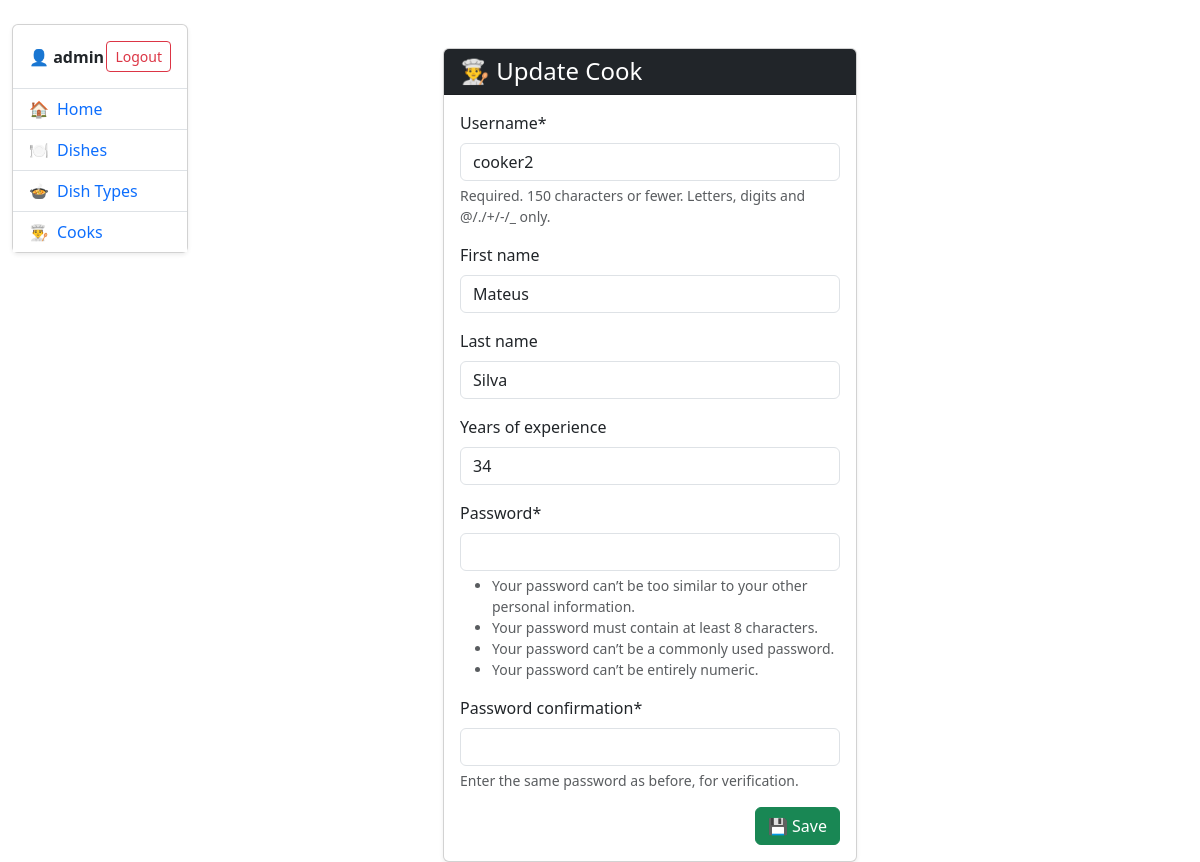
Page /cooks/2/update/ (signed in) on the committed database.
### kitchen/models.py (models this page shows, shortened)
class Cook(AbstractUser):
    years_of_experience = models.IntegerField(
        null=True,
        blank=True,
    )

### kitchen/views.py (the view)
# urls.py: path("cooks/<int:pk>/update/", CookUpdateView.as_view(), name="cook-update"),
class CookUpdateView(LoginRequiredMixin, generic.UpdateView):
    model = Cook
    form_class = CookCreateForm
    success_url = reverse_lazy("kitchen:cook-list")

### kitchen/forms.py
class CookCreateForm(UserCreationForm):
    class Meta(UserCreationForm.Meta):
        model = get_user_model()
        fields = UserCreationForm.Meta.fields + (
            "first_name",
            "last_name",
            "years_of_experience",
        )

### templates/kitchen/cook_form.html (shortened to what this page needs)
{% extends "base.html" %}
{% load crispy_forms_filters %}
{% block content %}
<div class="container mt-4">
  <div class="row justify-content-center">
    <div class="col-md-6">
      <div class="card shadow-sm">
        <div class="card-header bg-dark text-white">
          <h4 class="mb-0">
            👨‍🍳 {{ object|yesno:"Update Cook,Create Cook" }}
          </h4>
        </div>
        <div class="card-body">
          <form method="post">
            {{ form|crispy }}
            <div class="d-flex justify-content-end mt-3">
              <button type="submit" class="btn btn-success">
                💾 Save
              </button>
            </div>
          </form>
        </div>
      </div>
    </div>
  </div>
</div>
{% endblock %}

### templates/includes/sidebar.html (shortened to what this page needs)
<div class="card shadow-sm">
  <div class="card-body p-0">
    {% if user.is_authenticated %}
      <div class="p-3 border-bottom d-flex align-items-center justify-content-between">
        <div>
          <strong>👤 {{ user.username }}</strong>
        </div>
        <form action="{% url 'logout' %}" method="post" class="mb-0">
          <button class="btn btn-sm btn-outline-danger" type="submit">
            Logout
          </button>
        </form>
      </div>
    {% else %}
      <div class="p-3 border-bottom text-center">
        <a class="btn btn-outline-primary w-100" href="{% url 'login' %}">
          Login
        </a>
      </div>
    {% endif %}
    <ul class="list-group list-group-flush">
      <li class="list-group-item">
        <a class="text-decoration-none d-flex align-items-center gap-2"
           href="{% url 'kitchen:index' %}">
          🏠 <span>Home</span>
        </a>
      </li>
      <li class="list-group-item">
        <a class="text-decoration-none d-flex align-items-center gap-2"
           href="{% url 'kitchen:dish-list' %}">
          🍽️ <span>Dishes</span>
        </a>
      </li>
      <li class="list-group-item">
        <a class="text-decoration-none d-flex align-items-center gap-2"
           href="{% url 'kitchen:dish-type-list' %}">
          🍲 <span>Dish Types</span>
        </a>
      </li>
      <li class="list-group-item">
        <a class="text-decoration-none d-flex align-items-center gap-2"
           href="{% url 'kitchen:cook-list' %}">
          👨‍🍳 <span>Cooks</span>
        </a>
      </li>
    </ul>
  </div>
</div>

### rows in the picture
Cook: username "admin"
Cook: username "cooker2", first_name "Mateus", last_name "Silva", years_of_experience "34"

### other values in the picture
{{ object|yesno:"Update Cook,Create Cook" }} "Update Cook"
